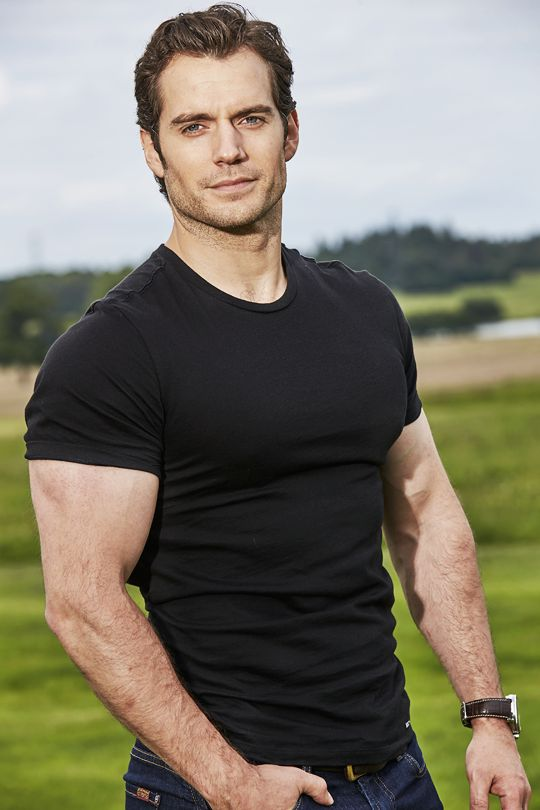
#> input picture Faces/Henry Cavil/henry1.jpg, 540 x 810 px, found by its file name; its folder holds only this picture in this run
$ python faces_train.py
#> lines starting #> are read from the running program, lines starting #| are printed output that depends on the picture
import os
import cv2 as cv
import numpy as np

people = ['Henry Cavil', 'Jennifer Lawrence', 'RDJ', 'Tom Holland', 'Zendaya']
DIR = r'D:\Opencvseries\opencvseries\Faces'

# [6 lines of commented-out code are left out]

haar_cascade = cv.CascadeClassifier('haar_face.xml')
features = []
labels = []
def create_train():
    for person in people:
        path = os.path.join(DIR, person)
        label = people.index(person)

        for img in os.listdir(path):
            img_path = os.path.join(path, img)

            img_array = cv.imread(img_path)
#> img_array is the input picture: shape (810, 540, 3); mean B, G, R 104.3, 119.6, 124.5
            gray = cv.cvtColor(img_array, cv.COLOR_BGR2GRAY)
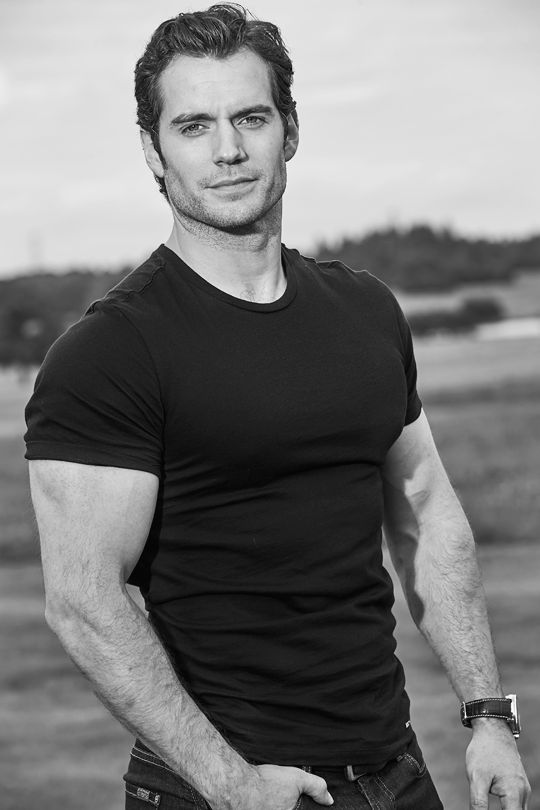
#> gray: shape (810, 540); min 0, max 255, mean 119.3

            faces_rect = haar_cascade.detectMultiScale(gray, scaleFactor = 1.1, minNeighbors = 4)
#> faces_rect = [[413, 537, 64, 64], [140, 58, 166, 166]]

            for(x,y,w,h) in faces_rect:
                faces_roi = gray[y:y+h, x:x+h]
                features.append(faces_roi)
                labels.append(label)
#> this loop made 2 passes
#> pass 1, in create_train, `faces_roi = gray[y:y+h, x:x+h]`:
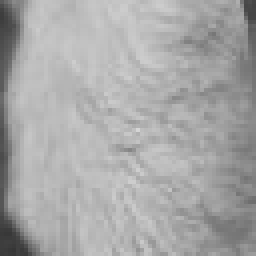
#> faces_roi: shape (64, 64) (shown 4 times larger); min 54, max 213, mean 167.7
#> pass 2, in create_train, `faces_roi = gray[y:y+h, x:x+h]`:
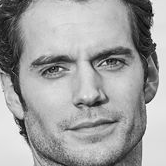
#> faces_roi: shape (166, 166); min 2, max 254, mean 160.7
#> after the loop, features = 2 items; labels = [0, 0]
#> pass 2 of the loop in create_train, `for person in people:`:
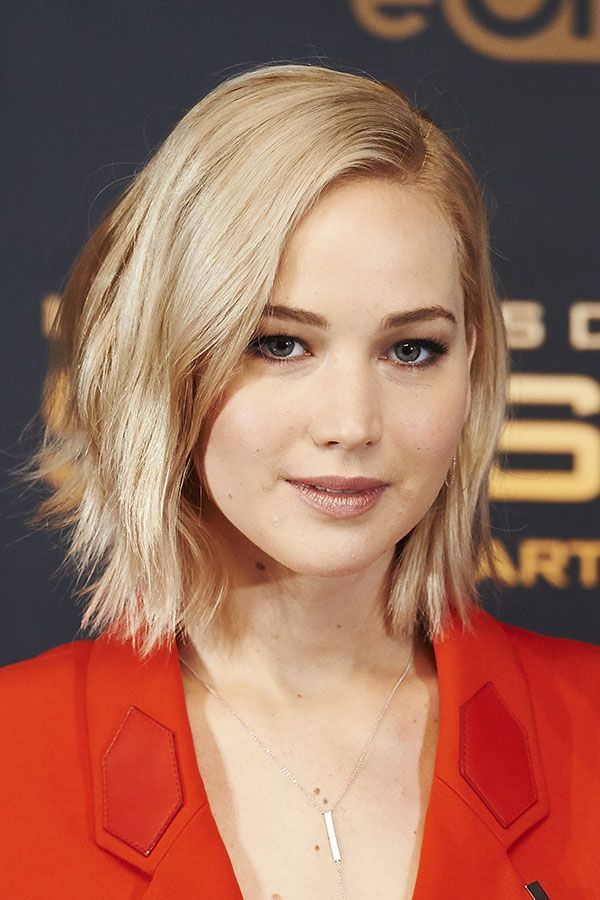
#> input picture Faces/Jennifer Lawrence/Jenny10.jpg, 600 x 900 px, found by its file name
#> in create_train, img_array is the input picture: shape (900, 600, 3); mean B, G, R 92.3, 110.5, 158.6
#> in create_train, `gray = cv.cvtColor(img_array, cv.COLOR_BGR2GRAY)`:
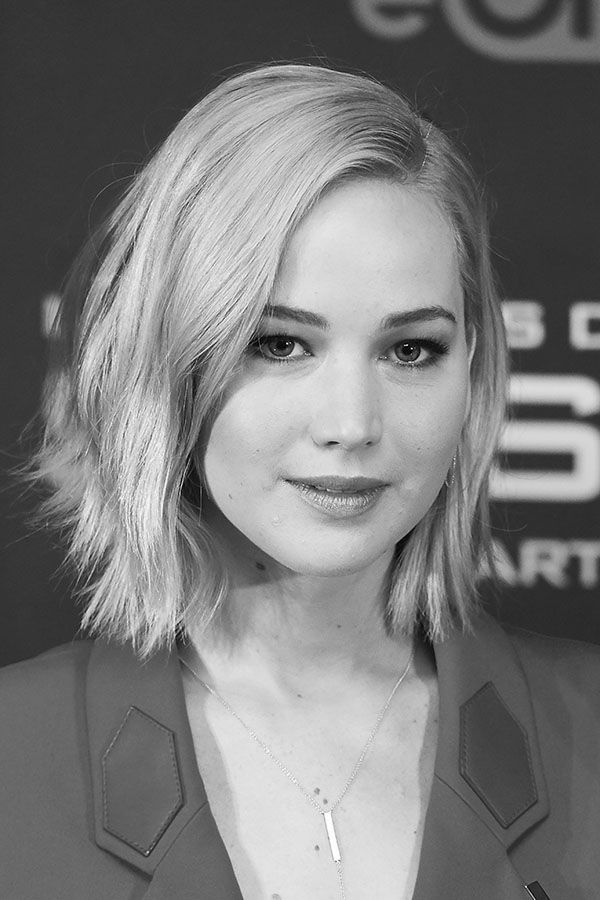
#> gray: shape (900, 600); min 0, max 255, mean 122.8
#> faces_rect = [[159, 207, 370, 370]]
#> the loop in create_train, `for(x,y,w,h) in faces_rect:` made 1 pass
#> pass 1, in create_train, `faces_roi = gray[y:y+h, x:x+h]`:
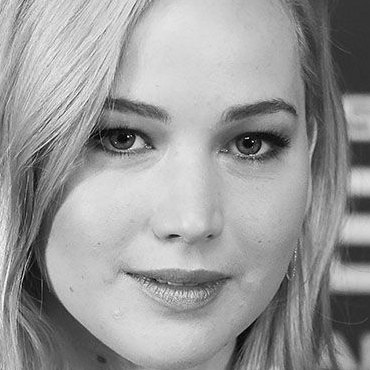
#> faces_roi: shape (370, 370); min 0, max 255, mean 153.5
#> after the loop in create_train, `for(x,y,w,h) in faces_rect:`: features = 3 items; labels = [0, 0, 1]


#> (the run stopped early here; a loop or call above may not have finished)
